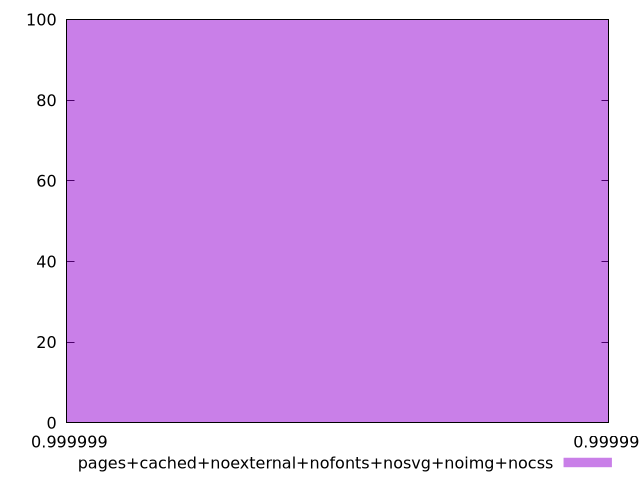

Source code (gnuplot):
$_pagesCachedNoexternalNofontsNosvgNoimgNocss <<EOF
0.9999993380488859 100
EOF
set key outside below
set terminal pngcairo
set output "report_00005_2020-11-02T22-26-11.212Z/estimated-input-latency/pages+cached+noexternal+nofonts+nosvg+noimg+nocss//hist.png"
set yrange [0:100]
set boxwidth 4.323062270729413e-16
set style fill transparent solid 0.5 noborder
plot $_pagesCachedNoexternalNofontsNosvgNoimgNocss title "pages+cached+noexternal+nofonts+nosvg+noimg+nocss" with boxes ,
